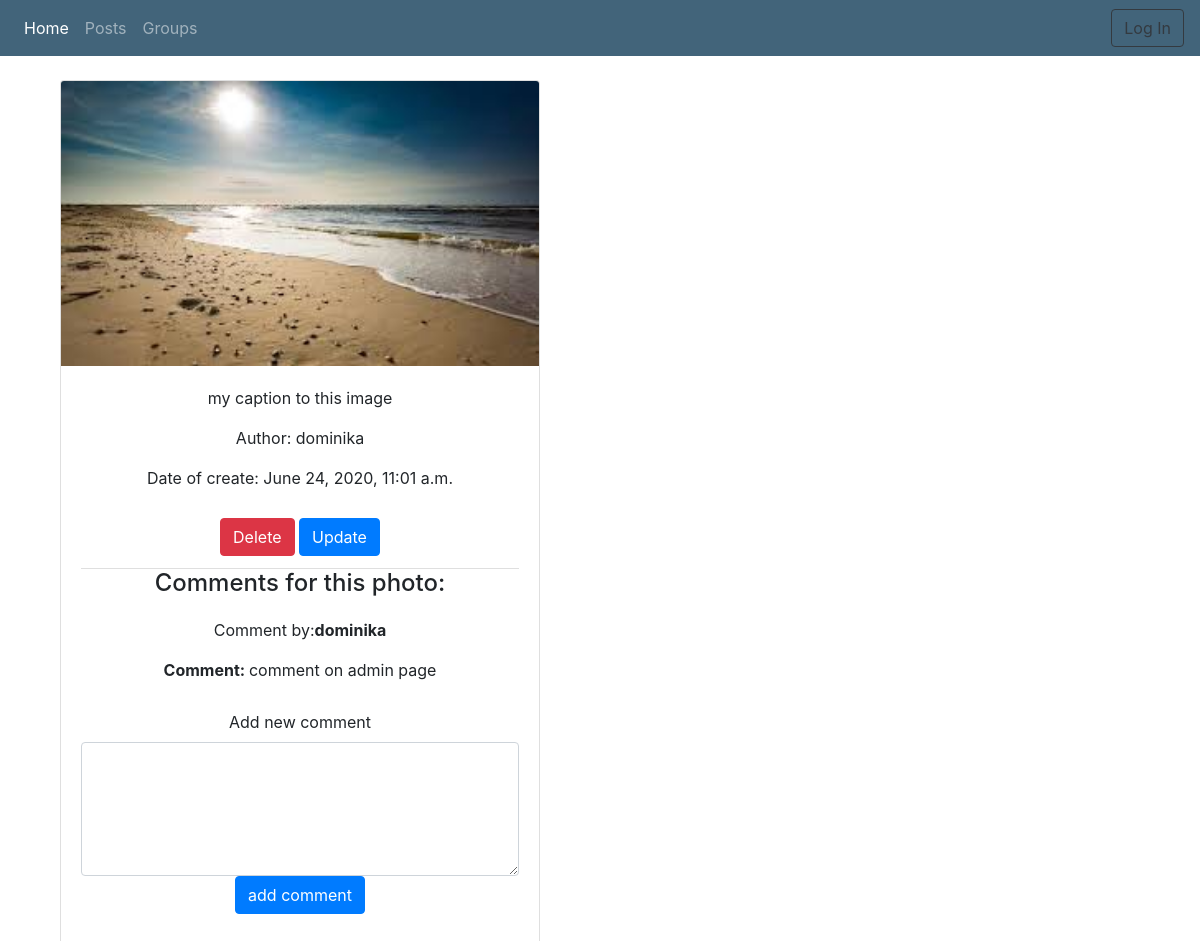
Before: /posts/detail/3/ with the older database file.
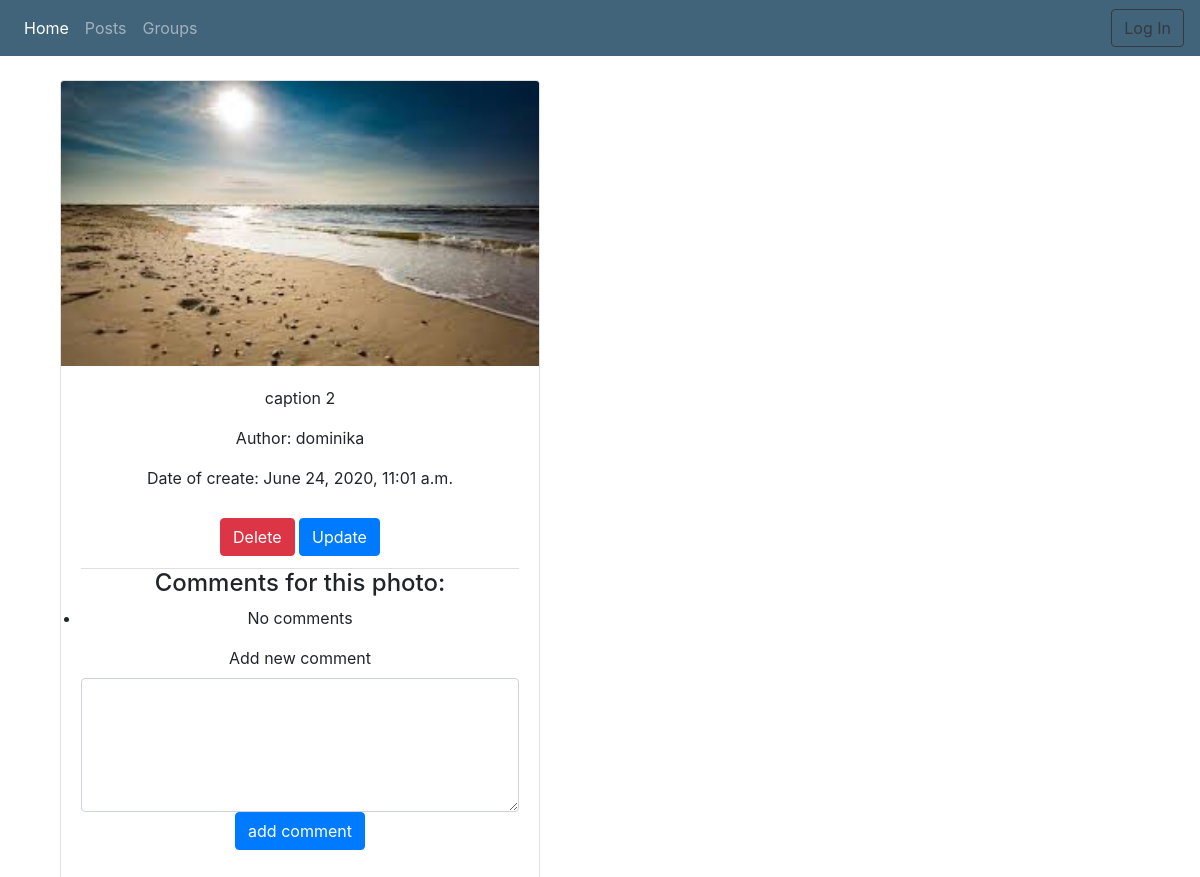
After: the same page with the newer database file.
### posts/models.py (models this page shows, shortened)
class Post(models.Model):
    author = models.ForeignKey(User, related_name='author', on_delete=models.CASCADE)
    image = models.ImageField(upload_to='posts_image')
    caption = models.TextField(blank=True, null=True)
    date_of_publication = models.DateTimeField(auto_now_add=True)
    class Meta:
        ordering = ['date_of_publication']

class Comment(models.Model):
    post = models.ForeignKey(Post, related_name='comments', on_delete=models.CASCADE)
    comment_author = models.ForeignKey(User, on_delete=models.CASCADE)
    body = models.TextField()
    date_of_created = models.DateTimeField(auto_now_add=True)
    class Meta:
        ordering = ['date_of_created']

### posts/views.py (the view, shortened to what this page needs)
# urls.py: path('detail/<int:pk>/', views.PostDetailView.as_view(), name='detail'),
class PostDetailView(FormMixin, DetailView):
    model = Post
    form_class = CommentForm
    template_name = 'posts/post_detail.html'
    def get_context_data(self, **kwargs):
        context = super(PostDetailView, self).get_context_data(**kwargs)
        context['form'] = self.get_form()
        return context

### posts/forms.py
class CommentForm(ModelForm):
    class Meta:
        model = Comment
        fields = ('body',)

### posts/templates/posts/post_detail.html (shortened to what this page needs)
{% extends 'base.html' %}
{% block conntent %}
<div class="container">
    <div class="card text-center" style="width: 30rem;">
        <img src="{{object.image.url}}" class="card-img-top" alt="Card image cap">
        <div class="card-body">
            <p class="card-text">{{ object.caption }}</p>
            <p>Author: {{ object.author }}</p>
            <p>Date of create: {{ object.date_of_publication }}</p>
            <ul class="list-group list-group-flush">
                <li class="list-group-item">
                    <a href="{% url 'posts:delete' post.pk %}" class="btn btn-danger">Delete</a>
                    <a href="{% url 'posts:update' post.pk %}" class="btn btn-primary">Update</a>
                </li>
                <h4>Comments for this photo:</h4>
                {% for comment in object.comments.all %}
                    <li class="list-group-item">
                        <p>Comment by:<strong>{{ comment.comment_author }}</strong></p>
                        <p><strong>Comment: </strong> {{ comment.body }}</p>
                    </li>
                {% empty %}
                    <li>
                        <p>No comments</p>
                    </li>
                {% endfor %}
              </ul>
            <form method="POST">
                <div class="form-group">
                    <label for="id_body">Add new comment</label>
                    <textarea class="form-control" name="body" id="id_body" cols="30" rows="5"></textarea>
                    <input type="submit" class="btn btn-primary" value="add comment" name="add comment">
                </div>
            </form>
        </div>
    </div>
</div>
{% endblock %}

Changed rows visible on the page:
removed Comment: comment_author "dominika", body "comment on admin page"
changed Post "dominika": caption "my caption to this image" → "caption 2"
Other visible differences:
text now shown: "No comments"
